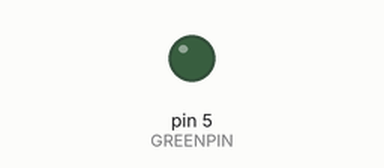
Simulated run of this sketch. Board: Arduino Uno, built with avr-gcc and run on an emulated ATmega328P. Parts: output pins drawn as LEDs (lit = HIGH). What the sketch prints to the serial monitor is not drawn.

Above: at 0.15 s.
At 39.69 s:
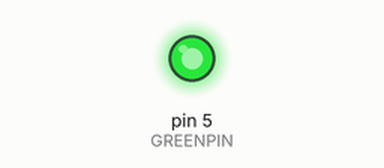
Timing chart, 0 to 40.0 s (numbered marks = the images above):
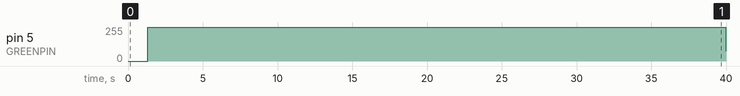

The sketch:

teste_led.ino
```cpp
// color swirl! connect an RGB LED to the PWM pins as indicated
// in the #defines
// public domain, enjoy!

#define GREENPIN 5

#define FADESPEED 5     // make this higher to slow down

void setup() {
  Serial.begin(9600);
  pinMode(GREENPIN, OUTPUT);
}

void loop() {
  int g;
  // fade from red to yellow
  for (g = 0; g < 256; g++) {
    analogWrite(GREENPIN, g);
    Serial.println(g);
    delay(FADESPEED);
  }
  // fade from teal to blue
  for (g = 255; g > 0; g--) {
    analogWrite(GREENPIN, g);
    Serial.println(g);
    delay(FADESPEED);
  }
}
```

Measured:
- by itself, pin 5 (GREENPIN): 0/255 → 255/255 at 1.3 s, → 78/255 38.7 s later
